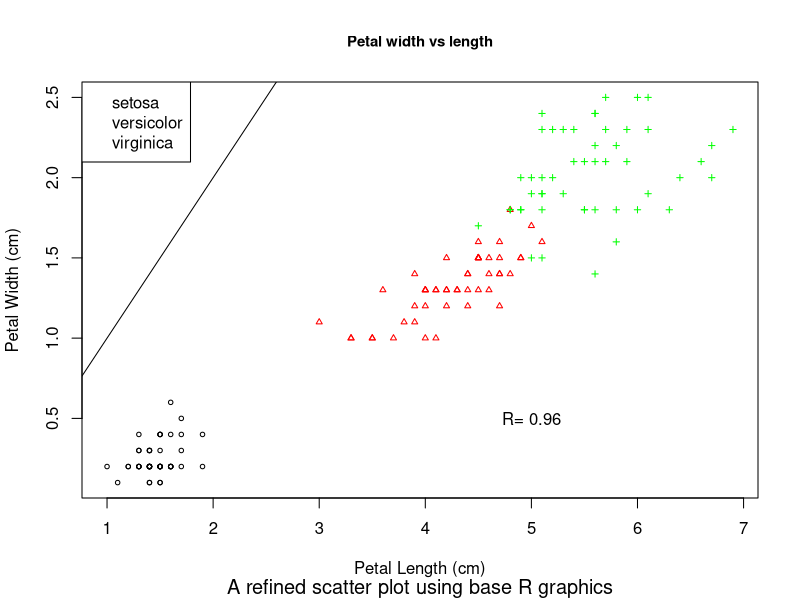
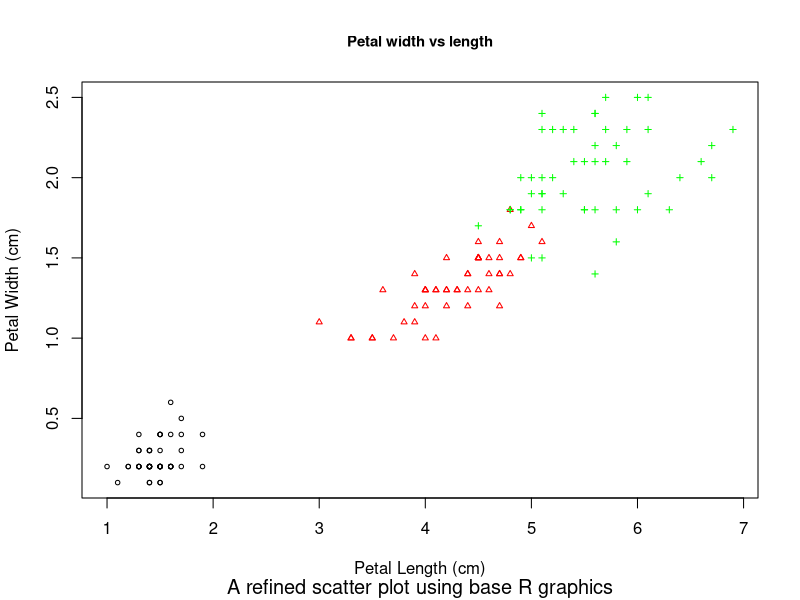

The R source for these figures, in order:
#Create a plot with iris data, Petal Width on the y-axis and Petal Length on the x-axis.

#Shapes for each Specie
shapes <- c("setosa" = 1, "versicolor" = 2, "virginica" = 3)

#colors
colors <- c("setosa" = "black", "versicolor" = "red", "virginica" = "green")

#create the plot again

irisplot<-plot(iris$Petal.Length, iris$Petal.Width, 
               col = colors[iris$Species], 
               pch = shapes[iris$Species], 
               xlab = "Petal Length (cm)", 
               ylab = "Petal Width (cm)", 
               main = "Petal width vs length",
               sub = "A refined scatter plot using base R graphics",
               cex = 0.6,
               cex.main = 0.9,
               cex.sub = 1.2)


#Extra elements:

legend("topleft", legend=c("setosa", "versicolor", "virginica"), col=c("black","red", "green", pch=12:14))

text(5,0.5, 'R= 0.96', col='black')

abline(a = 0, b = 1)

#Save it as pdf. (Not sure how to add the extra elements)
pdf(file = "practice.pdf", paper = "A4")
plot(iris$Petal.Length, iris$Petal.Width, 
     col = colors[iris$Species], 
     pch = shapes[iris$Species], 
     xlab = "Petal Length (cm)", 
     ylab = "Petal Width (cm)", 
     main = "Petal width vs length",
     sub = "A refined scatter plot using base R graphics",
     cex = 0.6,
     cex.main = 0.9,
     cex.sub = 1.2)
dev.off()
